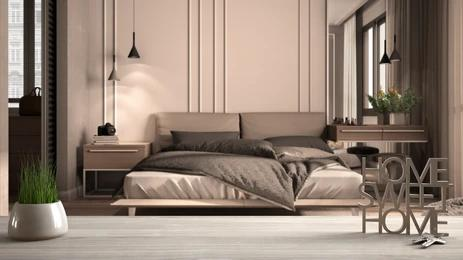
#> input picture furnished/1001.jpg, 463 x 260 px; its folder holds 5 pictures in this run
$ jupyter execute --allow-errors cropper.ipynb
#> lines starting #> are read from the running program, lines starting #| are printed output that depends on the picture
<a href="https://colab.research.google.com/github/darisoy/EE596_Final_Project/blob/main/cropper.ipynb" target="_parent"></a>

## Assignment: Dogs and Cats Classification with AlexNet

[cell 1]
from google.colab import drive
drive.mount('/content/drive')

[cell 2]
from zipfile import ZipFile
from PIL import Image
import glob
import shutil

#> (a cell that did not finish here is left out)

[cell 4]
for image in glob.glob("/content/furnished/*.jpg"):
    img = Image.open(image)
#> img is the input picture: PIL image 463x260 RGB; mean R, G, B 149.3, 132.3, 119.5
    img = img.crop((0,0,img.size[0],img.size[1]-20))
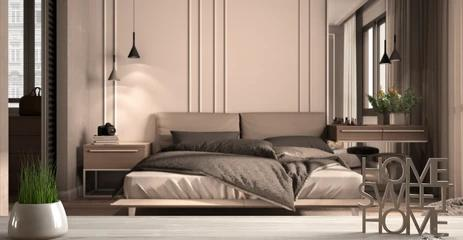
#> img: PIL image 463x240 RGB; mean R, G, B 146.2, 128.6, 115.6
    img.save(image)
#> pass 2 of the loop `for image in glob.glob("/content/furnished/*.jpg"):`:
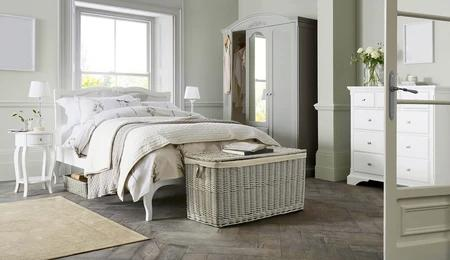
#> input picture furnished/101.jpg, 450 x 260 px
#> img is the input picture: PIL image 450x260 RGB; mean R, G, B 166, 163.9, 155
#> `img = img.crop((0,0,img.size[0],img.size[1]-20))`:
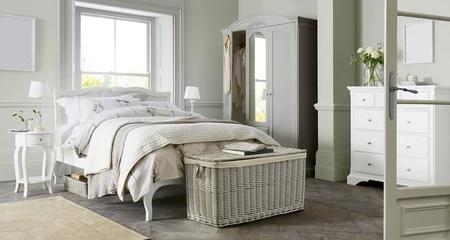
#> img: PIL image 450x240 RGB; mean R, G, B 168.5, 166.8, 158.4
#> pass 3 of the loop `for image in glob.glob("/content/furnished/*.jpg"):`:
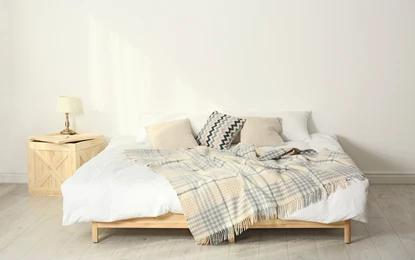
#> input picture furnished/1021.jpg, 415 x 260 px
#> img is the input picture: PIL image 415x260 RGB; mean R, G, B 216.1, 210.9, 196.9
#> `img = img.crop((0,0,img.size[0],img.size[1]-20))`:
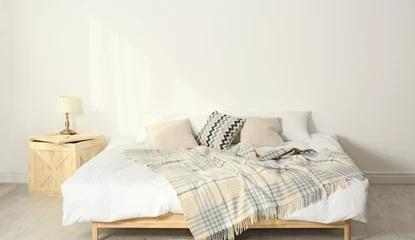
#> img: PIL image 415x240 RGB; mean R, G, B 218, 212.9, 199.2
#> the loop made 5 passes; the first 3 are shown

[cell 5]
image = Image.open('/content/furnished/130.jpg')
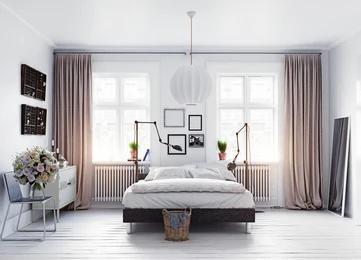
#> input picture furnished/130.jpg, 361 x 260 px, found by its file name
#> image is the input picture: PIL image 361x260 RGB; mean R, G, B 187.8, 185.1, 186.4
image
